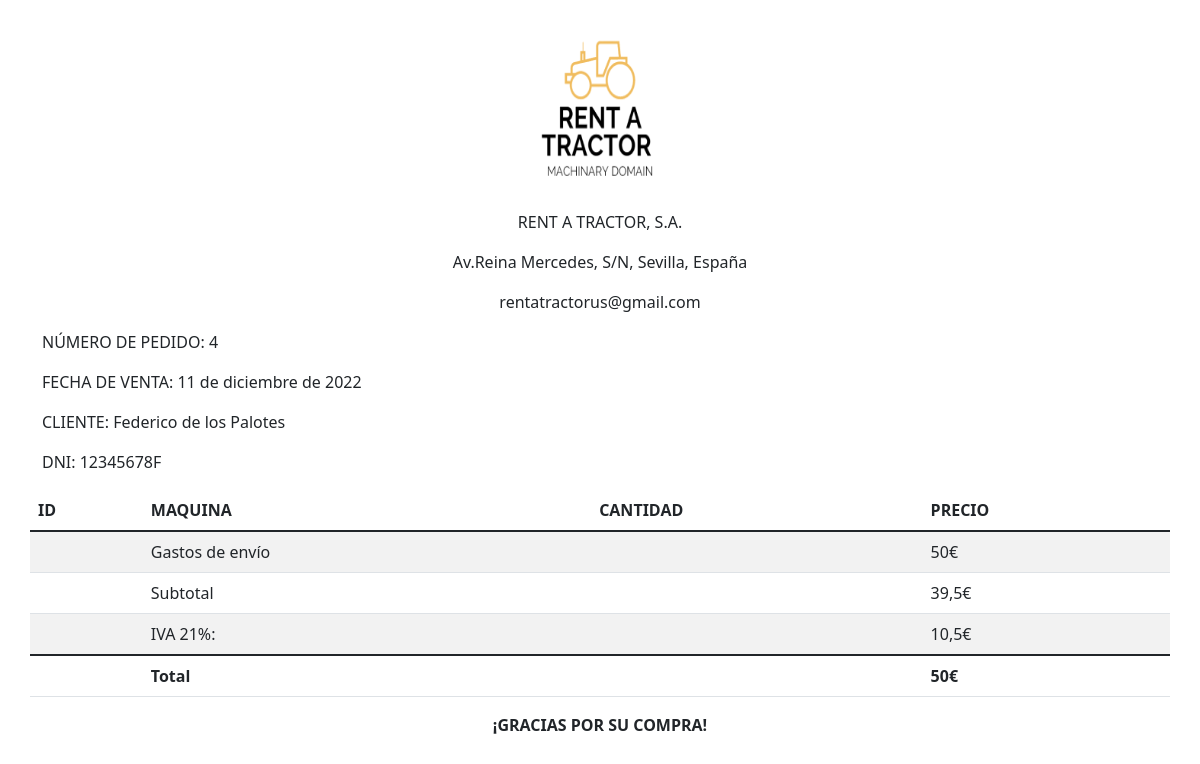
Page /factura/4 on the earlier database version.
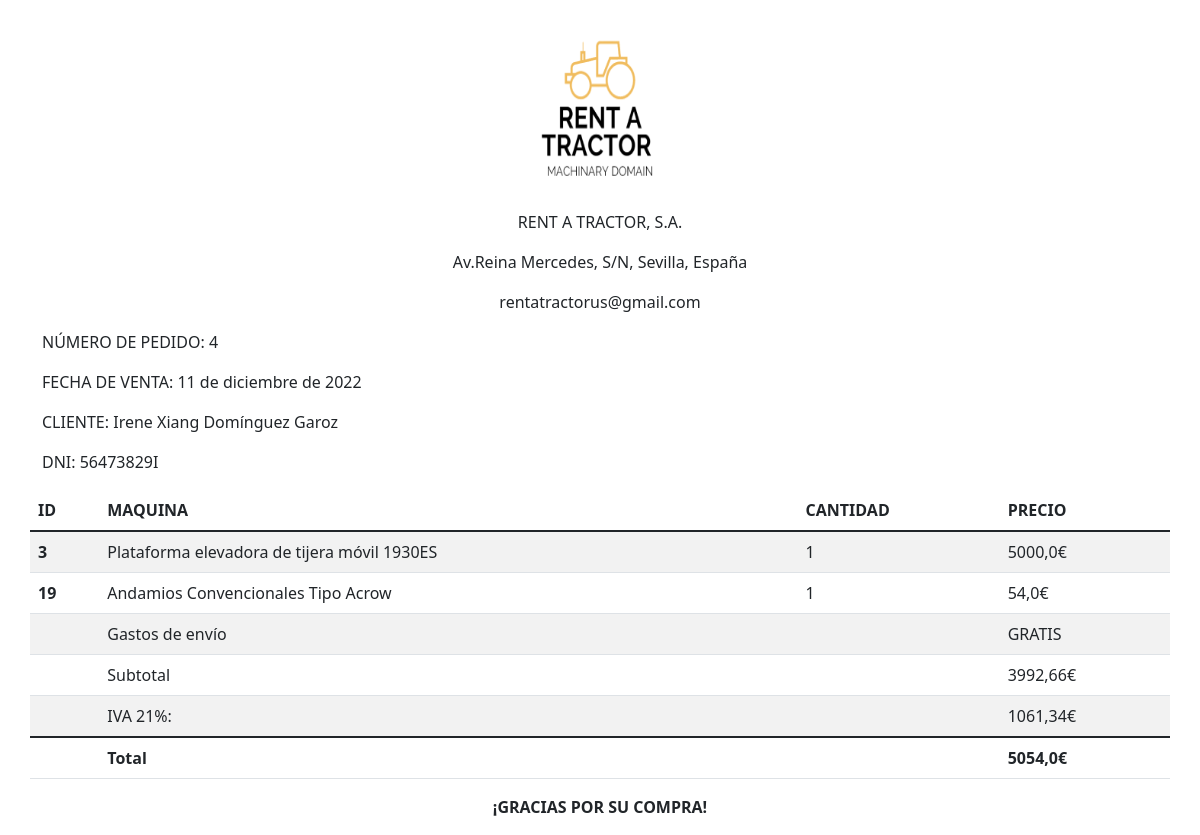
Same page on the later database version.
### app/models.py (models this page shows)
class Pedido(models.Model):
    id = models.IntegerField(primary_key=True)
    fecha_pedido = models.DateField()
    direccion_envio = models.CharField(max_length=256)
    direccion_facturacion = models.CharField(max_length=256)
    estado_pedido = models.CharField(choices=EstadoPedido.choices(), default='No pagado', max_length=256)
    cliente = models.ForeignKey('Cliente', on_delete=models.CASCADE)
    maquina = models.ManyToManyField('Maquina')
    pago_contrareembolso = models.BooleanField(default=False)
    recogida_en_tienda = models.BooleanField(default=False)

class Cliente(models.Model):
    id = models.IntegerField(primary_key=True, blank=True)
    nombre = models.CharField(max_length=64,null=True)
    apellidos = models.CharField(max_length=64,null=True)
    dni = models.CharField(max_length=32,null=True)
    fecha_nacimiento = models.DateField(null=True)
    correo = models.CharField(max_length=64,null=True)

class Maquina(models.Model):
    id = models.IntegerField(primary_key=True)
    nombre = models.CharField(max_length=64)
    descripcion = models.CharField(max_length=256)
    precio = models.FloatField()
    stock = models.IntegerField()
    marca = models.CharField(max_length=64)
    fabricante = models.CharField(max_length=64)
    dimensiones = models.CharField(max_length=256)
    imagen = models.CharField(max_length=256)
    tipo_maquina = models.CharField(choices=TipoMaquina.choices(), default=TipoMaquina.varios, max_length=256)
    descuento = models.FloatField(default=0.0)
    sugerido = models.BooleanField(default=False)
    sugerencias = models.ManyToManyField('Maquina', null=True)

class Contiene(models.Model):
    cantidad = models.IntegerField()
    pedido = models.ForeignKey('Pedido', on_delete=models.CASCADE)
    maquina = models.ForeignKey('Maquina', on_delete=models.CASCADE)

### app/views.py (the view)
# urls.py: path('factura/<int:id>', views.factura),
def factura(request, id):
    pedido = Pedido.objects.get(id=id)
    contiene = Contiene.objects.filter(pedido__id=id)
    precioTotal = 0
    gastoEnvio = 50
    precioSubtotalEnvio = 0
    for c in contiene:
        precioTotal += (c.maquina.precio - c.maquina.descuento) * c.cantidad
    if precioTotal > 499:
        gastoEnvio = 0
    precioTotalEnvio = precioTotal + gastoEnvio
    iva = precioTotalEnvio * 0.21
    precioSubtotalEnvio = precioTotalEnvio - iva
    cesta = []
    enviado = False
    try:
        cliente = ClienteRegistrado.objects.get(user=request.user.id).cliente
        cesta = EnCesta.objects.filter(cliente__id=cliente.id)
    except ObjectDoesNotExist:
        cliente = None
    except BadHeaderError:
        return HttpResponse('Invalid header found.')
    return render(request, 'factura.html', {'pedido': pedido, 'contiene': contiene, 'precioTotal': precioTotal,
                                            'precioTotalEnvio': precioTotalEnvio,
                                            'precioSubtotalEnvio': precioSubtotalEnvio, 'iva': iva,
                                            'gastoEnvio': gastoEnvio, 'cesta': cesta,
                                            'STATIC_URL': settings.STATIC_URL,
                                            'cliente': cliente, 'enviado': enviado})

### app/templates/factura.html (shortened to what this page needs)
{% load static %}
{% load custom_template_tags %}
<!DOCTYPE html>
<html lang="en">
  <head>
    <link
      href="https://cdn.jsdelivr.net/npm/bootstrap@5.2.3/dist/css/bootstrap.min.css"
      rel="stylesheet"
    />
  </head>
  <body>
    <div class="container">
    <div class="row justify-content-center">
        <img src="{% static 'logo.png' %}" class="img-fluid d-block mx-auto img-logo" >
    </div>
    <div class="row justify-content-center text-center">
    <p>RENT A TRACTOR, S.A.</p>
    <p>Av.Reina Mercedes, S/N, Sevilla, España</p>
    <p>rentatractorus@gmail.com</p>
    </div>
    <div class="row">
    <p font-weight="bold">NÚMERO DE PEDIDO: {{pedido.id}}</p>
    <p font-weight="bold">FECHA DE VENTA: {{pedido.fecha_pedido}}</p>
    <p font-weight="bold">CLIENTE: {{pedido.cliente.nombre}} {{pedido.cliente.apellidos}}</p>
    <p font-weight="bold">DNI: {{pedido.cliente.dni}}</p>
    </div>
    <div class="row">
    <table class="table table-striped">
        <thead>
        <tr>
            <th scope="col">ID</th>
            <th scope="col">MAQUINA</th>
            <th scope="col">CANTIDAD</th>
            <th scope="col">PRECIO</th>
        </tr>
        </thead>
        <tbody class="table-group-divider">
        {% for producto in pedido.maquina.all %}
            <tr>
                <th scope="row">{{producto.id}}</th>
                <td>{{producto.nombre}}</td>
                <td>
                {% for prodUnidades in contiene %}
                    {% if prodUnidades.maquina.id == producto.id %}
                        {{prodUnidades.cantidad}}
                    {% endif %}
                {% endfor %}
                </td>
                <td>{{producto.precio}}€</td>
            </tr>
        {% endfor %}
        <tr>
            <td></td>
            <td>Gastos de envío</td>
            <td></td>
            <td>{% if gastoEnvio != 0 %} 50€ {% else %} GRATIS {% endif %}</td>
        </tr>
        <tr>
            <td></td>
            <td>Subtotal</td>
            <td></td>
            <td>{{precioSubtotalEnvio}}€</td>
        </tr>
        <tr>
            <td></td>
            <td>IVA 21%:</td>
            <td></td>
            <td>{{iva}}€</td>
        </tr>
        </tbody>
        <tfoot class="table-group-divider">
        <tr>
            <td></td>
            <th >Total</th>
            <td></td>
            <th>{{precioTotalEnvio}}€</th>
        </tr>
        </tfoot>
        </table>
    </div>
    <div class="row text-center">
        <p>
        <strong>¡GRACIAS POR SU COMPRA!</strong>
        </p>
    </div>
    </div>
  </body>
</html>

Differences in the rows shown:
changed Pedido id 4: cliente.nombre "Federico" → "Irene Xiang"; cliente.apellidos "de los Palotes" → "Domínguez Garoz"; cliente.dni "12345678F" → "56473829I"
now on this page (row unchanged): Maquina: id "3", nombre "Plataforma elevadora de tijera móvil 1930ES", precio "5000,0"
added Contiene: cantidad "1", shown under "3"
now on this page (row unchanged): Maquina: id "19", nombre "Andamios Convencionales Tipo Acrow", precio "54,0"
added Contiene: cantidad "1", shown under "19"
Other differences:
{{ precioSubtotalEnvio }}: "39,5" → "3992,66"
{{ iva }}: "10,5" → "1061,34"
{{ precioTotalEnvio }}: "50" → "5054,0"
text no longer shown: "50€"
text now shown: "GRATIS"
